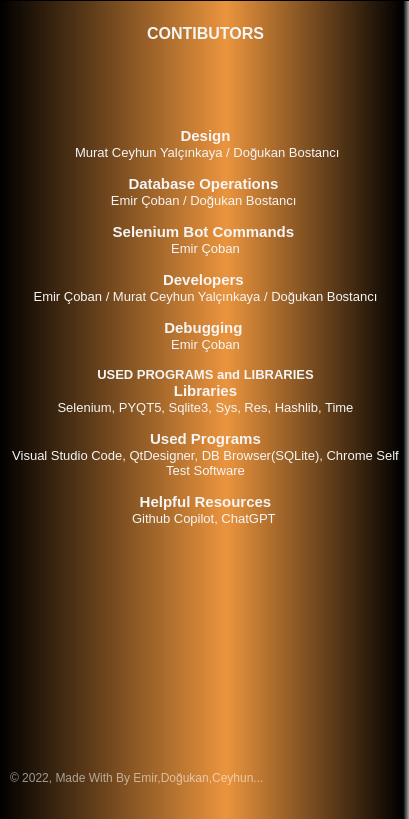
<?xml version="1.0" encoding="UTF-8"?>
<ui version="4.0">
 <class>Form</class>
 <widget class="QWidget" name="Form">
  <property name="geometry">
   <rect>
    <x>0</x>
    <y>0</y>
    <width>409</width>
    <height>819</height>
   </rect>
  </property>
  <property name="windowTitle">
   <string>Form</string>
  </property>
  <property name="styleSheet">
   <string notr="true"/>
  </property>
  <widget class="QWidget" name="widget" native="true">
   <property name="geometry">
    <rect>
     <x>-30</x>
     <y>-30</y>
     <width>450</width>
     <height>900</height>
    </rect>
   </property>
   <property name="maximumSize">
    <size>
     <width>1000</width>
     <height>1000</height>
    </size>
   </property>
   <property name="styleSheet">
    <string notr="true">QPushButton#pushButton{	
	background-color: qlineargradient(spread:pad, x1:0, y1:0.505682, x2:1, y2:0.477, stop:0 rgba(20, 47, 78, 219), stop:1 rgba(85, 98, 112, 226));
	color:rgba(255, 255, 255, 210);
	border-radius:5px;
}
QPushButton#pushButton:hover{	
	background-color: qlineargradient(spread:pad, x1:0, y1:0.505682, x2:1, y2:0.477, stop:0 rgba(40, 67, 98, 219), stop:1 rgba(105, 118, 132, 226));
}
QPushButton#pushButton:pressed{	
	padding-left:5px;
	padding-top:5px;
	background-color:rgba(105, 118, 132, 200);
}

QPushButton#pushButton_2, #pushButton_3, #pushButton_4, #pushButton_5{	
	background-color: rgba(0, 0, 0, 0);
	color:rgba(85, 98, 112, 255);
}
QPushButton#pushButton_2:hover, #pushButton_3:hover, #pushButton_4:hover, #pushButton_5:hover{	
	color:rgba(155, 168, 182, 220);
}
QPushButton#pushButton_2:pressed, #pushButton_3:pressed, #pushButton_4:pressed, #pushButton_5:pressed{	
	padding-left:5px;
	padding-top:5px;
	color:rgba(115, 128, 142, 255);
}</string>
   </property>
   <widget class="QLabel" name="label">
    <property name="geometry">
     <rect>
      <x>10</x>
      <y>20</y>
      <width>450</width>
      <height>867</height>
     </rect>
    </property>
    <property name="font">
     <font>
      <kerning>true</kerning>
     </font>
    </property>
    <property name="styleSheet">
     <string notr="true">border-image: url(:/images/Images/background.png);
border-radius:20px;</string>
    </property>
    <property name="text">
     <string/>
    </property>
   </widget>
   <widget class="QPushButton" name="btn_geri">
    <property name="geometry">
     <rect>
      <x>400</x>
      <y>790</y>
      <width>25</width>
      <height>25</height>
     </rect>
    </property>
    <property name="font">
     <font>
      <pointsize>11</pointsize>
      <weight>50</weight>
      <bold>false</bold>
      <underline>false</underline>
     </font>
    </property>
    <property name="styleSheet">
     <string notr="true">color:rgb(0,0,0)
</string>
    </property>
    <property name="text">
     <string/>
    </property>
    <property name="icon">
     <iconset>
      <normaloff>Images/geri.png</normaloff>Images/geri.png</iconset>
    </property>
   </widget>
   <widget class="QTextBrowser" name="textBrowser">
    <property name="geometry">
     <rect>
      <x>30</x>
      <y>30</y>
      <width>411</width>
      <height>861</height>
     </rect>
    </property>
    <property name="styleSheet">
     <string notr="true">background-color:qlineargradient(spread:pad, x1:0, y1:0, x2:1, y2:0, stop:0 rgba(255, 300, 102, 255), stop:0.55 rgba(235, 148, 61, 255), stop:0.98 rgba(0, 0, 0, 255), stop:1 rgba(0, 0, 0, 0));
color:whitesmoke;
font: 75 9pt &quot;Arial&quot;;</string>
    </property>
    <property name="html">
     <string>&lt;!DOCTYPE HTML PUBLIC &quot;-//W3C//DTD HTML 4.0//EN&quot; &quot;http://www.w3.org/TR/REC-html40/strict.dtd&quot;&gt;
&lt;html&gt;&lt;head&gt;&lt;meta name=&quot;qrichtext&quot; content=&quot;1&quot; /&gt;&lt;style type=&quot;text/css&quot;&gt;
p, li { white-space: pre-wrap; }
&lt;/style&gt;&lt;/head&gt;&lt;body style=&quot; font-family:'Arial'; font-size:9pt; font-weight:72; font-style:normal;&quot;&gt;
&lt;p style=&quot; margin-top:0px; margin-bottom:0px; margin-left:0px; margin-right:0px; -qt-block-indent:0; text-indent:0px;&quot;&gt;&lt;span style=&quot; font-family:'MS Shell Dlg 2'; font-size:12pt; font-weight:600;&quot;&gt;	     &lt;/span&gt;&lt;/p&gt;
&lt;p align=&quot;center&quot; style=&quot; margin-top:0px; margin-bottom:0px; margin-left:0px; margin-right:0px; -qt-block-indent:0; text-indent:0px;&quot;&gt;&lt;span style=&quot; font-family:'MS Shell Dlg 2'; font-size:12pt; font-weight:600;&quot;&gt;CONTIBUTORS&lt;/span&gt;&lt;/p&gt;
&lt;p align=&quot;center&quot; style=&quot;-qt-paragraph-type:empty; margin-top:0px; margin-bottom:0px; margin-left:0px; margin-right:0px; -qt-block-indent:0; text-indent:0px; font-family:'MS Shell Dlg 2'; font-size:12pt; font-weight:600;&quot;&gt;&lt;br /&gt;&lt;/p&gt;
&lt;p align=&quot;center&quot; style=&quot;-qt-paragraph-type:empty; margin-top:0px; margin-bottom:0px; margin-left:0px; margin-right:0px; -qt-block-indent:0; text-indent:0px; font-family:'MS Shell Dlg 2'; font-size:12pt; font-weight:600;&quot;&gt;&lt;br /&gt;&lt;/p&gt;
&lt;p align=&quot;center&quot; style=&quot;-qt-paragraph-type:empty; margin-top:0px; margin-bottom:0px; margin-left:0px; margin-right:0px; -qt-block-indent:0; text-indent:0px;&quot;&gt;&lt;br /&gt;&lt;/p&gt;
&lt;p align=&quot;center&quot; style=&quot;-qt-paragraph-type:empty; margin-top:0px; margin-bottom:0px; margin-left:0px; margin-right:0px; -qt-block-indent:0; text-indent:0px;&quot;&gt;&lt;br /&gt;&lt;/p&gt;
&lt;p align=&quot;center&quot; style=&quot;-qt-paragraph-type:empty; margin-top:0px; margin-bottom:0px; margin-left:0px; margin-right:0px; -qt-block-indent:0; text-indent:0px; font-family:'MS Shell Dlg 2'; font-size:11pt; font-weight:600;&quot;&gt;&lt;br /&gt;&lt;/p&gt;
&lt;p align=&quot;center&quot; style=&quot; margin-top:0px; margin-bottom:0px; margin-left:0px; margin-right:0px; -qt-block-indent:0; text-indent:0px;&quot;&gt;&lt;span style=&quot; font-family:'MS Shell Dlg 2'; font-size:11pt; font-weight:600;&quot;&gt;Design&lt;/span&gt;&lt;/p&gt;
&lt;p align=&quot;center&quot; style=&quot; margin-top:0px; margin-bottom:0px; margin-left:0px; margin-right:0px; -qt-block-indent:0; text-indent:0px;&quot;&gt;&lt;span style=&quot; font-family:'MS Shell Dlg 2'; font-size:10pt; font-weight:400;&quot;&gt; Murat Ceyhun Yalçınkaya / Doğukan Bostancı&lt;/span&gt;&lt;/p&gt;
&lt;p align=&quot;center&quot; style=&quot; margin-top:0px; margin-bottom:0px; margin-left:0px; margin-right:0px; -qt-block-indent:0; text-indent:0px;&quot;&gt;&lt;span style=&quot; font-family:'MS Shell Dlg 2'; font-size:10pt; font-weight:400;&quot;&gt; &lt;/span&gt;&lt;/p&gt;
&lt;p align=&quot;center&quot; style=&quot; margin-top:0px; margin-bottom:0px; margin-left:0px; margin-right:0px; -qt-block-indent:0; text-indent:0px;&quot;&gt;&lt;span style=&quot; font-family:'MS Shell Dlg 2'; font-size:11pt; font-weight:600;&quot;&gt;Database Operations&lt;/span&gt;&lt;span style=&quot; font-family:'MS Shell Dlg 2'; font-size:11pt; font-weight:400;&quot;&gt; &lt;/span&gt;&lt;/p&gt;
&lt;p align=&quot;center&quot; style=&quot; margin-top:0px; margin-bottom:0px; margin-left:0px; margin-right:0px; -qt-block-indent:0; text-indent:0px;&quot;&gt;&lt;span style=&quot; font-family:'MS Shell Dlg 2'; font-size:10pt; font-weight:400;&quot;&gt;Emir Çoban / Doğukan Bostancı &lt;/span&gt;&lt;/p&gt;
&lt;p align=&quot;center&quot; style=&quot;-qt-paragraph-type:empty; margin-top:0px; margin-bottom:0px; margin-left:0px; margin-right:0px; -qt-block-indent:0; text-indent:0px; font-family:'MS Shell Dlg 2'; font-size:10pt; font-weight:400;&quot;&gt;&lt;br /&gt;&lt;/p&gt;
&lt;p align=&quot;center&quot; style=&quot; margin-top:0px; margin-bottom:0px; margin-left:0px; margin-right:0px; -qt-block-indent:0; text-indent:0px;&quot;&gt;&lt;span style=&quot; font-family:'MS Shell Dlg 2'; font-size:11pt; font-weight:600;&quot;&gt;Selenium Bot Commands&lt;/span&gt;&lt;span style=&quot; font-family:'MS Shell Dlg 2'; font-size:11pt; font-weight:400;&quot;&gt; &lt;/span&gt;&lt;/p&gt;
&lt;p align=&quot;center&quot; style=&quot; margin-top:0px; margin-bottom:0px; margin-left:0px; margin-right:0px; -qt-block-indent:0; text-indent:0px;&quot;&gt;&lt;span style=&quot; font-family:'MS Shell Dlg 2'; font-size:10pt; font-weight:400;&quot;&gt;Emir Çoban&lt;/span&gt;&lt;/p&gt;
&lt;p align=&quot;center&quot; style=&quot;-qt-paragraph-type:empty; margin-top:0px; margin-bottom:0px; margin-left:0px; margin-right:0px; -qt-block-indent:0; text-indent:0px; font-family:'MS Shell Dlg 2'; font-size:10pt; font-weight:400;&quot;&gt;&lt;br /&gt;&lt;/p&gt;
&lt;p align=&quot;center&quot; style=&quot; margin-top:0px; margin-bottom:0px; margin-left:0px; margin-right:0px; -qt-block-indent:0; text-indent:0px;&quot;&gt;&lt;span style=&quot; font-family:'MS Shell Dlg 2'; font-size:11pt; font-weight:600;&quot;&gt;Developers&lt;/span&gt;&lt;span style=&quot; font-family:'MS Shell Dlg 2'; font-size:11pt; font-weight:400;&quot;&gt; &lt;/span&gt;&lt;/p&gt;
&lt;p align=&quot;center&quot; style=&quot; margin-top:0px; margin-bottom:0px; margin-left:0px; margin-right:0px; -qt-block-indent:0; text-indent:0px;&quot;&gt;&lt;span style=&quot; font-family:'MS Shell Dlg 2'; font-size:10pt; font-weight:400;&quot;&gt;Emir Çoban / Murat Ceyhun Yalçınkaya / Doğukan Bostancı&lt;/span&gt;&lt;/p&gt;
&lt;p align=&quot;center&quot; style=&quot;-qt-paragraph-type:empty; margin-top:0px; margin-bottom:0px; margin-left:0px; margin-right:0px; -qt-block-indent:0; text-indent:0px; font-family:'MS Shell Dlg 2'; font-size:10pt; font-weight:400;&quot;&gt;&lt;br /&gt;&lt;/p&gt;
&lt;p align=&quot;center&quot; style=&quot; margin-top:0px; margin-bottom:0px; margin-left:0px; margin-right:0px; -qt-block-indent:0; text-indent:0px;&quot;&gt;&lt;span style=&quot; font-family:'MS Shell Dlg 2'; font-size:11pt; font-weight:600;&quot;&gt;Debugging&lt;/span&gt;&lt;span style=&quot; font-family:'MS Shell Dlg 2'; font-size:11pt; font-weight:400;&quot;&gt; &lt;/span&gt;&lt;/p&gt;
&lt;p align=&quot;center&quot; style=&quot; margin-top:0px; margin-bottom:0px; margin-left:0px; margin-right:0px; -qt-block-indent:0; text-indent:0px;&quot;&gt;&lt;span style=&quot; font-family:'MS Shell Dlg 2'; font-size:10pt; font-weight:400;&quot;&gt;Emir Çoban&lt;/span&gt;&lt;/p&gt;
&lt;p align=&quot;center&quot; style=&quot;-qt-paragraph-type:empty; margin-top:0px; margin-bottom:0px; margin-left:0px; margin-right:0px; -qt-block-indent:0; text-indent:0px; font-family:'MS Shell Dlg 2'; font-size:10pt; font-weight:400;&quot;&gt;&lt;br /&gt;&lt;/p&gt;
&lt;p align=&quot;center&quot; style=&quot; margin-top:0px; margin-bottom:0px; margin-left:0px; margin-right:0px; -qt-block-indent:0; text-indent:0px;&quot;&gt;&lt;span style=&quot; font-family:'MS Shell Dlg 2'; font-size:10pt; font-weight:600;&quot;&gt;USED PROGRAMS and LIBRARIES&lt;/span&gt;&lt;/p&gt;
&lt;p align=&quot;center&quot; style=&quot; margin-top:0px; margin-bottom:0px; margin-left:0px; margin-right:0px; -qt-block-indent:0; text-indent:0px;&quot;&gt;&lt;span style=&quot; font-family:'MS Shell Dlg 2'; font-size:11pt; font-weight:600;&quot;&gt;Libraries&lt;/span&gt;&lt;/p&gt;
&lt;p align=&quot;center&quot; style=&quot; margin-top:0px; margin-bottom:0px; margin-left:0px; margin-right:0px; -qt-block-indent:0; text-indent:0px;&quot;&gt;&lt;span style=&quot; font-family:'MS Shell Dlg 2'; font-size:10pt; font-weight:400;&quot;&gt;Selenium, PYQT5, Sqlite3, Sys, Res, Hashlib, Time&lt;/span&gt;&lt;/p&gt;
&lt;p align=&quot;center&quot; style=&quot;-qt-paragraph-type:empty; margin-top:0px; margin-bottom:0px; margin-left:0px; margin-right:0px; -qt-block-indent:0; text-indent:0px; font-family:'MS Shell Dlg 2'; font-size:10pt; font-weight:400;&quot;&gt;&lt;br /&gt;&lt;/p&gt;
&lt;p align=&quot;center&quot; style=&quot; margin-top:0px; margin-bottom:0px; margin-left:0px; margin-right:0px; -qt-block-indent:0; text-indent:0px;&quot;&gt;&lt;span style=&quot; font-family:'MS Shell Dlg 2'; font-size:11pt; font-weight:600;&quot;&gt;Used Programs&lt;/span&gt;&lt;/p&gt;
&lt;p align=&quot;center&quot; style=&quot; margin-top:0px; margin-bottom:0px; margin-left:0px; margin-right:0px; -qt-block-indent:0; text-indent:0px;&quot;&gt;&lt;span style=&quot; font-family:'MS Shell Dlg 2'; font-size:10pt; font-weight:400;&quot;&gt;Visual Studio Code, QtDesigner, DB Browser(SQLite), Chrome Self Test Software&lt;/span&gt;&lt;/p&gt;
&lt;p align=&quot;center&quot; style=&quot;-qt-paragraph-type:empty; margin-top:0px; margin-bottom:0px; margin-left:0px; margin-right:0px; -qt-block-indent:0; text-indent:0px; font-family:'MS Shell Dlg 2'; font-size:10pt; font-weight:400;&quot;&gt;&lt;br /&gt;&lt;/p&gt;
&lt;p align=&quot;center&quot; style=&quot; margin-top:0px; margin-bottom:0px; margin-left:0px; margin-right:0px; -qt-block-indent:0; text-indent:0px;&quot;&gt;&lt;span style=&quot; font-family:'MS Shell Dlg 2'; font-size:11pt; font-weight:600;&quot;&gt;Helpful Resources&lt;/span&gt;&lt;/p&gt;
&lt;p align=&quot;center&quot; style=&quot; margin-top:0px; margin-bottom:0px; margin-left:0px; margin-right:0px; -qt-block-indent:0; text-indent:0px;&quot;&gt;&lt;span style=&quot; font-family:'MS Shell Dlg 2'; font-size:10pt;&quot;&gt;Github Copilot, ChatGPT &lt;/span&gt;&lt;/p&gt;
&lt;p align=&quot;center&quot; style=&quot;-qt-paragraph-type:empty; margin-top:0px; margin-bottom:0px; margin-left:0px; margin-right:0px; -qt-block-indent:0; text-indent:0px; font-family:'MS Shell Dlg 2'; font-size:10pt;&quot;&gt;&lt;br /&gt;&lt;/p&gt;
&lt;p align=&quot;center&quot; style=&quot;-qt-paragraph-type:empty; margin-top:0px; margin-bottom:0px; margin-left:0px; margin-right:0px; -qt-block-indent:0; text-indent:0px; font-family:'MS Shell Dlg 2'; font-size:11pt; font-weight:600;&quot;&gt;&lt;br /&gt;&lt;/p&gt;
&lt;p align=&quot;center&quot; style=&quot;-qt-paragraph-type:empty; margin-top:0px; margin-bottom:0px; margin-left:0px; margin-right:0px; -qt-block-indent:0; text-indent:0px; font-family:'MS Shell Dlg 2'; font-size:10pt; font-weight:400;&quot;&gt;&lt;br /&gt;&lt;/p&gt;&lt;/body&gt;&lt;/html&gt;</string>
    </property>
   </widget>
   <widget class="QLabel" name="label_5">
    <property name="geometry">
     <rect>
      <x>40</x>
      <y>780</y>
      <width>280</width>
      <height>55</height>
     </rect>
    </property>
    <property name="font">
     <font>
      <family>Arial</family>
     </font>
    </property>
    <property name="styleSheet">
     <string notr="true">color:rgba(255, 255, 255, 140);</string>
    </property>
    <property name="text">
     <string>© 2022, Made With By Emir,Doğukan,Ceyhun...</string>
    </property>
   </widget>
  </widget>
 </widget>
 <resources>
  <include location="res.qrc"/>
 </resources>
 <connections/>
</ui>
